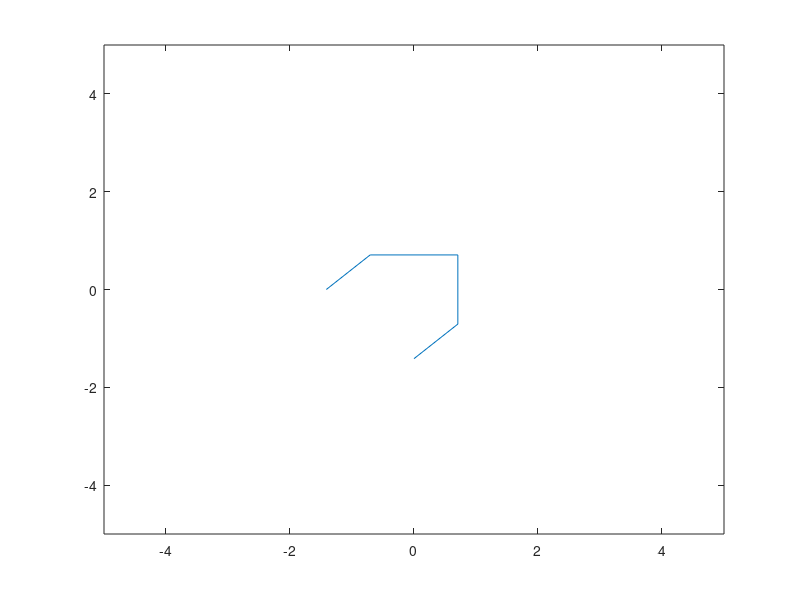

This figure's MATLAB source:
p1 = [-1; 1; 1];
p2 = [0; 1; 1];
origin = [1; 0; 1];
p4 = [0; -1; 1];
p5 = [-1; -1; 1];
shape = [p1 p2 origin p4 p5];


axis([-5,5,-5,5]);

% Set up the transformation matrices, including the terms necessary for
% multiplying with the point vectors
A = [1 0 4; 0 1 0; 0 0 1];
theta = pi/4;
B = [cos(theta), -sin(theta), 0;
    sin(theta), cos(theta), 0;
    0, 0, 1];

aPose = B * shape;
plot(aPose(1,:), aPose(2,:));
axis([-5,5,-5,5]);